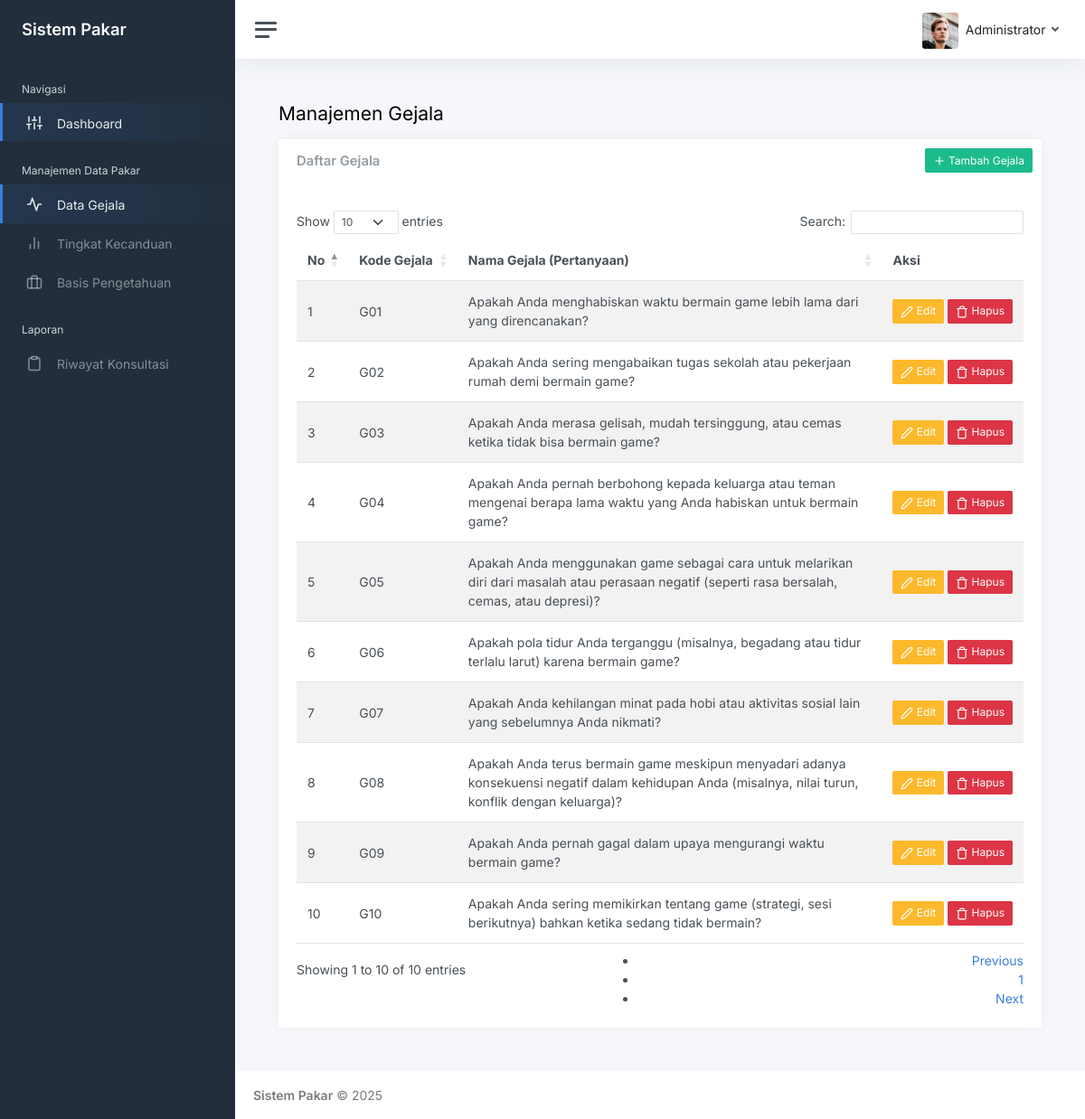
Page /dashboard/admin/gejala/index.php (signed in) on the committed database.
### tables this page shows
CREATE TABLE IF NOT EXISTS `gejala` (
  `kode_gejala` varchar(5) NOT NULL,
  `nama_gejala` text NOT NULL,
  PRIMARY KEY (`kode_gejala`)
);

### dashboard/admin/gejala/index.php (called while the page is built, shortened)
<?php
include '../../../config/config.php';
$page_title = 'Manajemen Gejala';
$content = base_path('dashboard/admin/gejala/home.php');
include base_path('layout/main.php');
?>

### config/config.php (called while the page is built, shortened)
<?php
function base_url($path = '') {
    $base = 'http://localhost/sistem_pakar_nayla';
    return $base . '/' . ltrim($path, '/');
}
function base_path($path = '') {
    return $_SERVER['DOCUMENT_ROOT'] . '/sistem_pakar_nayla/' . $path;
}

### dashboard/admin/gejala/home.php (the view)
<?php
$sql = "SELECT kode_gejala, nama_gejala FROM gejala ORDER BY kode_gejala ASC";
$result = $koneksidb->query($sql);
?>
<div class="row">
    <div class="col-12">
        <div class="card">
            <div class="card-header">
                <h5 class="card-title">Daftar Gejala</h5>
                <a href="create.php" class="btn btn-success btn-sm" style="position: absolute; top: 10px; right: 10px;">
                    <i class="align-middle" data-feather="plus"></i> <span class="align-middle">Tambah Gejala</span>
                </a>
            </div>
            <div class="card-body">
                <table id="gejalaTable" class="table table-striped" style="width:100%">
                    <thead>
                        <tr>
                            <th>No</th>
                            <th>Kode Gejala</th>
                            <th>Nama Gejala (Pertanyaan)</th>
                            <th class="text-nowrap">Aksi</th>
                        </tr>
                    </thead>
                    <tbody>
                        <?php if ($result && $result->num_rows > 0): ?>
                            <?php $no = 1; ?>
                            <?php while ($row = $result->fetch_assoc()): ?>
                                <tr>
                                    <td><?= $no++ ?></td>
                                    <td><?= htmlspecialchars($row['kode_gejala'] ?? '-') ?></td>
                                    <td><?= htmlspecialchars($row['nama_gejala'] ?? '-') ?></td>
                                    <td class="text-nowrap">
                                        <a href="edit.php?kode=<?= htmlspecialchars($row['kode_gejala']) ?>"
                                            class="btn btn-sm btn-warning">
                                            <i data-feather="edit-2"></i> Edit
                                        </a>
                                        <button class="btn btn-sm btn-danger"
                                            onclick="confirmDelete('<?= htmlspecialchars($row['kode_gejala']) ?>')">
                                            <i data-feather="trash"></i> Hapus
                                        </button>
                                    </td>
                                </tr>
                            <?php endwhile; ?>
                        <?php endif; ?>
                    </tbody>
                </table>
            </div>
        </div>
    </div>
</div>

### layout/header.php (shortened to what this page needs)
<!DOCTYPE html>
<html lang="id">
<head>
    <link href="<?= base_url('config/assets/adminkit/css/app.css') ?>" rel="stylesheet">
    <link rel="stylesheet" href="https://cdn.datatables.net/1.13.6/css/dataTables.bootstrap5.min.css">
</head>
<body>
    <div class="wrapper">

### layout/sidebar.php (shortened to what this page needs)
<?php
$current_path = $_SERVER['REQUEST_URI'];
?>
<nav id="sidebar" class="sidebar js-sidebar">
  <div class="sidebar-content js-simplebar">
    <a class="sidebar-brand" href="<?= base_url('dashboard/admin/index.php') ?>">
      <span class="align-middle">Sistem Pakar</span>
    </a>
    <ul class="sidebar-nav">
      <li class="sidebar-header">
        Navigasi
      </li>
      <li
        class="sidebar-item <?= (strpos($current_path, 'dashboard') !== false || substr($current_path, -1) === '/') ? 'active' : '' ?>">
        <a class="sidebar-link" href="<?= base_url('dashboard/admin/index.php') ?>">
          <i class="align-middle" data-feather="sliders"></i> <span class="align-middle">Dashboard</span>
        </a>
      </li>
      <?php if (isset($_SESSION['user']) && ($_SESSION['user']['role'] == 'admin')): ?>
        <li class="sidebar-header">
          Manajemen Data Pakar
        </li>
        <li class="sidebar-item <?= strpos($current_path, 'gejala') !== false ? 'active' : '' ?>">
          <a class="sidebar-link" href="<?= base_url('dashboard/admin/gejala/') ?>">
            <i class="align-middle" data-feather="activity"></i> <span class="align-middle">Data Gejala</span>
          </a>
        </li>
        <li class="sidebar-item">
          <a class="sidebar-link" href="#">
            <i class="align-middle" data-feather="bar-chart-2"></i> <span class="align-middle">Tingkat Kecanduan</span>
          </a>
        </li>
        <li class="sidebar-item">
          <a class="sidebar-link" href="#">
            <i class="align-middle" data-feather="briefcase"></i> <span class="align-middle">Basis Pengetahuan</span>
          </a>
        </li>
        <li class="sidebar-header">
          Laporan
        </li>
        <li class="sidebar-item">
          <a class="sidebar-link" href="#">
            <i class="align-middle" data-feather="clipboard"></i> <span class="align-middle">Riwayat Konsultasi</span>
          </a>
        </li>
      <?php endif; ?>
    </ul>
  </div>
</nav>

### layout/main.php (shortened to what this page needs)
<?php
include base_path('layout/header.php');
include base_path('layout/sidebar.php');
?>
<div class="main">
    <?php
    include base_path('layout/navbar.php');
    ?>
    <main class="content">
        <div class="container-fluid p-0">
            <h1 class="h3 mb-3"><?= isset($page_title) ? htmlspecialchars($page_title) : 'Dashboard' ?></h1>
            <?php
            if (isset($content) && file_exists($content)) {
                include $content;
            } else {
                echo '<div class="alert alert-danger">Error: File konten tidak dapat ditemukan.</div>';
            }
            ?>
        </div>
    </main>
    <?php
    include base_path('layout/footer.php');
    ?>

### layout/navbar.php (shortened to what this page needs)
<nav class="navbar navbar-expand navbar-light navbar-bg">
    <a class="sidebar-toggle js-sidebar-toggle">
        <i class="hamburger align-self-center"></i>
    </a>
    <div class="navbar-collapse collapse">
        <ul class="navbar-nav navbar-align">
            <li class="nav-item dropdown">
                <a class="nav-link dropdown-toggle d-none d-sm-inline-block" href="#" data-bs-toggle="dropdown">
                    <img src="<?= base_url('config/assets/adminkit/img/avatars/avatar.jpg') ?>"
                        class="avatar img-fluid rounded me-1"
                        alt="<?= htmlspecialchars($_SESSION['user']['nama_lengkap']) ?>" />
                    <span class="text-dark"><?= htmlspecialchars($_SESSION['user']['nama_lengkap']) ?></span>
                </a>
            </li>
        </ul>
    </div>
</nav>

### layout/footer.php (shortened to what this page needs)
<footer class="footer">
    <div class="container-fluid">
        <div class="row text-muted">
            <div class="col-6 text-start">
                <p class="mb-0">
                    <strong class="text-muted">Sistem Pakar</strong> &copy; <?= date('Y') ?>
                </p>
            </div>
        </div>
    </div>
</footer>
</div>
</div>
</body>
</html>

### rows in the picture
gejala: kode_gejala "G01", nama_gejala "Apakah Anda menghabiskan waktu bermain game lebih lama dari yang direncanakan?"
gejala: kode_gejala "G02", nama_gejala "Apakah Anda sering mengabaikan tugas sekolah atau pekerjaan rumah demi bermain game?"
gejala: kode_gejala "G03", nama_gejala "Apakah Anda merasa gelisah, mudah tersinggung, atau cemas ketika tidak bisa bermain game?"
gejala: kode_gejala "G04", nama_gejala "Apakah Anda pernah berbohong kepada keluarga atau teman mengenai berapa lama waktu yang Anda habiskan untuk bermain game?"
gejala: kode_gejala "G05", nama_gejala "Apakah Anda menggunakan game sebagai cara untuk melarikan diri dari masalah atau perasaan negatif (seperti rasa bersalah, cemas, atau depresi)?"
gejala: kode_gejala "G06", nama_gejala "Apakah pola tidur Anda terganggu (misalnya, begadang atau tidur terlalu larut) karena bermain game?"
gejala: kode_gejala "G07", nama_gejala "Apakah Anda kehilangan minat pada hobi atau aktivitas sosial lain yang sebelumnya Anda nikmati?"
gejala: kode_gejala "G08", nama_gejala "Apakah Anda terus bermain game meskipun menyadari adanya konsekuensi negatif dalam kehidupan Anda (misalnya, nilai turun, konflik dengan keluarga)?"
gejala: kode_gejala "G09", nama_gejala "Apakah Anda pernah gagal dalam upaya mengurangi waktu bermain game?"
gejala: kode_gejala "G10", nama_gejala "Apakah Anda sering memikirkan tentang game (strategi, sesi berikutnya) bahkan ketika sedang tidak bermain?"

### other values in the picture
$_SESSION['user']['nama_lengkap'] "Administrator"
$page_title "Manajemen Gejala"
